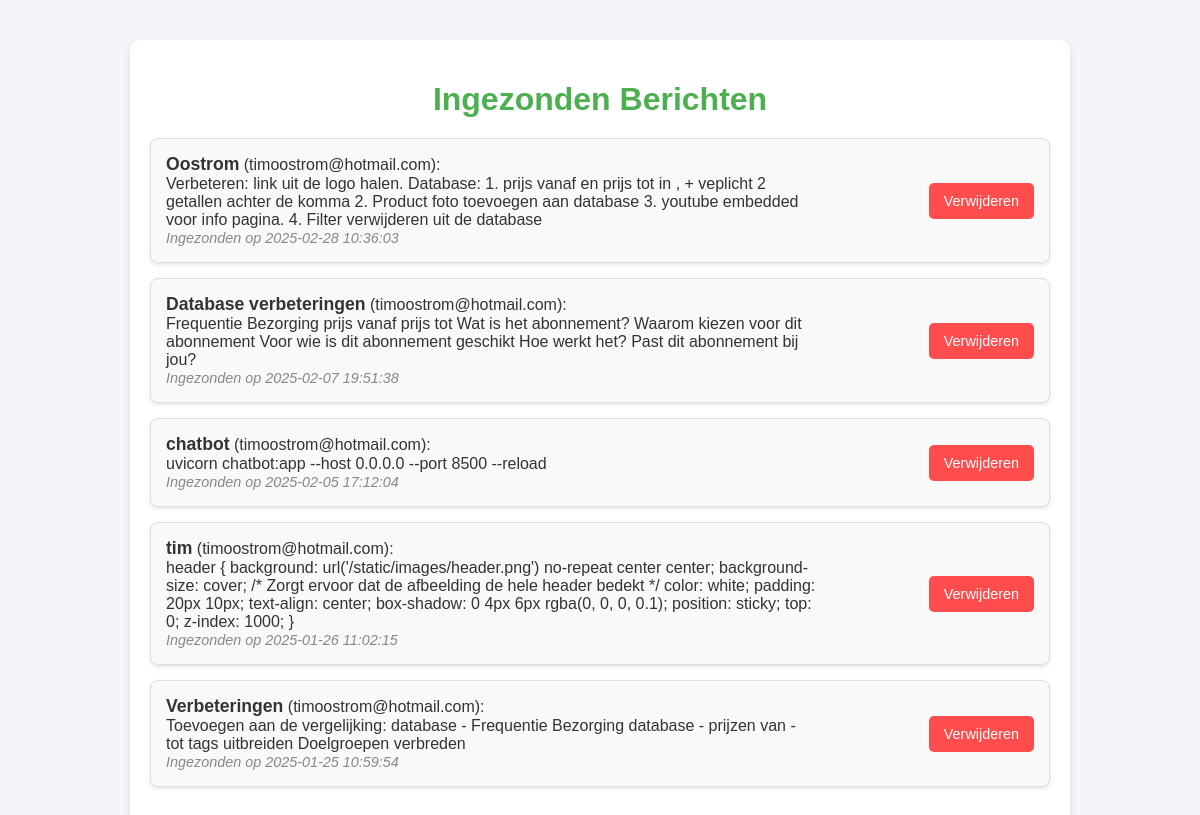
The app's page /berichten with its own data.
### app.py (models this page shows, shortened)
class ContactBericht(db.Model):
    id = db.Column(db.Integer, primary_key=True)
    naam = db.Column(db.String(100), nullable=False)
    email = db.Column(db.String(120), nullable=False)
    bericht = db.Column(db.Text, nullable=False)
    datum = db.Column(db.DateTime, default=db.func.current_timestamp())

### app.py (the view)
@app.route('/berichten')
def berichten():
    alle_berichten = ContactBericht.query.order_by(ContactBericht.datum.desc()).all()
    return render_template('berichten.html', berichten=alle_berichten)

### templates/berichten.html (shortened to what this page needs)
<!DOCTYPE html>
<html lang="nl">
<head>
</head>
<body>
    <div class="container">
        <h1>Ingezonden Berichten</h1>
        <ul>
            {% for bericht in berichten %}
                <li>
                    <div class="message-details">
                        <strong>{{ bericht.naam }}</strong> ({{ bericht.email }}):<br>
                        {{ bericht.bericht }}<br>
                        <em>Ingezonden op {{ bericht.datum }}</em>
                    </div>
                    <form action="{{ url_for('verwijder_bericht', id=bericht.id) }}" method="POST">
                        <button class="delete-button" type="submit" onclick="return confirm('Weet je zeker dat je dit bericht wilt verwijderen?')">Verwijderen</button>
                    </form>
                </li>
            {% endfor %}
        </ul>
    </div>
</body>
</html>

### templates/berichten.html (style rules this page uses)
body { font-family: Arial, sans-serif; margin: 0; padding: 0; background-color: #f4f4f9; color: #333; }
.container { max-width: 900px; margin: 40px auto; padding: 20px; background-color: #fff; border-radius: 10px; box-shadow: 0 4px 8px rgba(0, 0, 0, 0.1); }
h1 { text-align: center; color: #4CAF50; margin-bottom: 20px; }
ul { list-style: none; padding: 0; }
li { margin-bottom: 15px; padding: 15px; background-color: #f9f9f9; border: 1px solid #ddd; border-radius: 8px; display: flex; justify-content: space-between; align-items: center; box-shadow: 0 2px 4px rgba(0, 0, 0, 0.1); }
.message-details { max-width: 75%; }
.message-details strong { font-size: 1.1rem; color: #333; }
.message-details em { font-size: 0.9rem; color: #888; }
.delete-button { background-color: #ff4d4d; color: white; border: none; border-radius: 5px; padding: 10px 15px; cursor: pointer; font-size: 0.9rem; transition: background-color 0.3s ease; }

### records on screen
ContactBericht: naam "Oostrom", email "timoostrom@hotmail.com", bericht "Verbeteren: link uit de logo halen. Database: 1. prijs vanaf en prijs tot in , + veplicht 2 getallen achter de komma 2. Product foto toevoegen aan database 3. youtube embedded voor info pagina. 4. Filter verwijderen uit de database", datum "2025-02-28 10:36:03"
ContactBericht: naam "Database verbeteringen", email "timoostrom@hotmail.com", bericht "Frequentie Bezorging prijs vanaf prijs tot Wat is het abonnement? Waarom kiezen voor dit abonnement Voor wie is dit abonnement geschikt Hoe werkt het? Past dit abonnement bij jou?", datum "2025-02-07 19:51:38"
ContactBericht: naam "chatbot", email "timoostrom@hotmail.com", bericht "uvicorn chatbot:app --host 0.0.0.0 --port 8500 --reload", datum "2025-02-05 17:12:04"
ContactBericht: naam "tim", email "timoostrom@hotmail.com", bericht "header { background: url('/static/images/header.png') no-repeat center center; background-size: cover; /* Zorgt ervoor dat de afbeelding de hele header bedekt */ color: white; padding: 20px 10px; text-align: center; box-shadow: 0 4px 6px rgba(0, 0, 0, 0.1); position: sticky; top: 0; z-index: 1000; }", datum "2025-01-26 11:02:15"
ContactBericht: naam "Verbeteringen", email "timoostrom@hotmail.com", bericht "Toevoegen aan de vergelijking: database - Frequentie Bezorging database - prijzen van - tot tags uitbreiden Doelgroepen verbreden", datum "2025-01-25 10:59:54"
